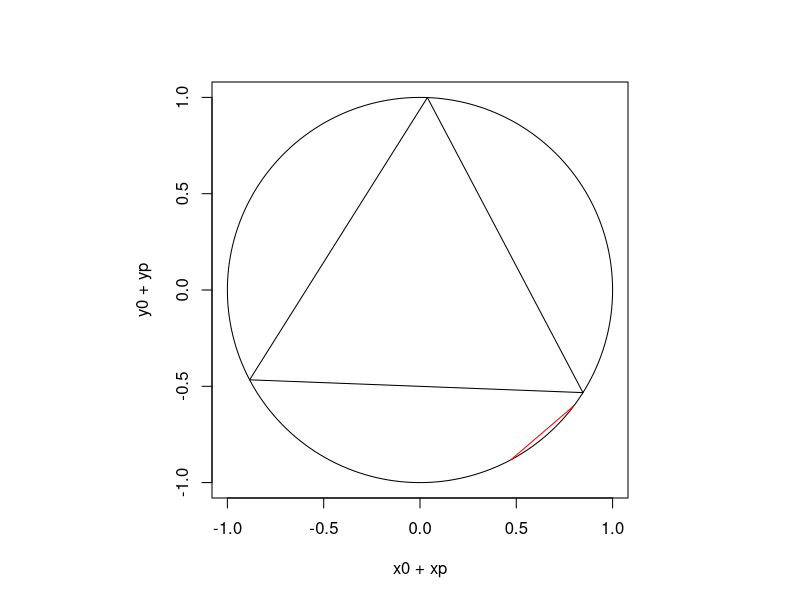

R code for this plot:
# Illustrates the Betrand paradox with a triangle in circle.
# See, for example, the Wikipedia article:
# https://en.wikipedia.org/wiki/Bertrand_paradox_(probability)
# Author: H. Paul Keeler, 2019.
# Website: hpaulkeeler.com
# Repository: github.com/hpaulkeeler/posts
# For more details, see the post:
# hpaulkeeler.com/the-bertrand-paradox/

r=1; #circle radius
x0=0; y0=0; #centre of circle

#points for circle
t=seq(0,2*pi,len=200);
xp=r*cos(t); yp=r*sin(t);

#angles of triangle corners
thetaTri1=2*pi*runif(1);
thetaTri2=thetaTri1+2*pi/3;
thetaTri3=thetaTri1-2*pi/3;
#points for equalateral triangle
xTri1=x0+r*cos(thetaTri1);yTri1=x0+r*sin(thetaTri1);
xTri2=x0+r*cos(thetaTri2);yTri2=x0+r*sin(thetaTri2);
xTri3=x0+r*cos(thetaTri3);yTri3=x0+r*sin(thetaTri3);

#angles of chords 
thetaChord1=2*pi*runif(1);
thetaChord2=2*pi*runif(1);
#points chord
xChord1=x0+r*cos(thetaChord1);yChord1=x0+r*sin(thetaChord1);
xChord2=x0+r*cos(thetaChord2);yChord2=x0+r*sin(thetaChord2);

#Plotting
#draw circle
par(pty="s"); #use square plotting region
plot(x0+xp,y0+yp,type="l", col='black');

#draw triangle
lines(c(xTri1,xTri2),c(yTri1,yTri2));
lines(c(xTri2,xTri3),c(yTri2,yTri3));
lines(c(xTri3,xTri1),c(yTri3,yTri1));

#draw chord
lines(c(xChord1,xChord2),c(yChord1,yChord2),col='red');